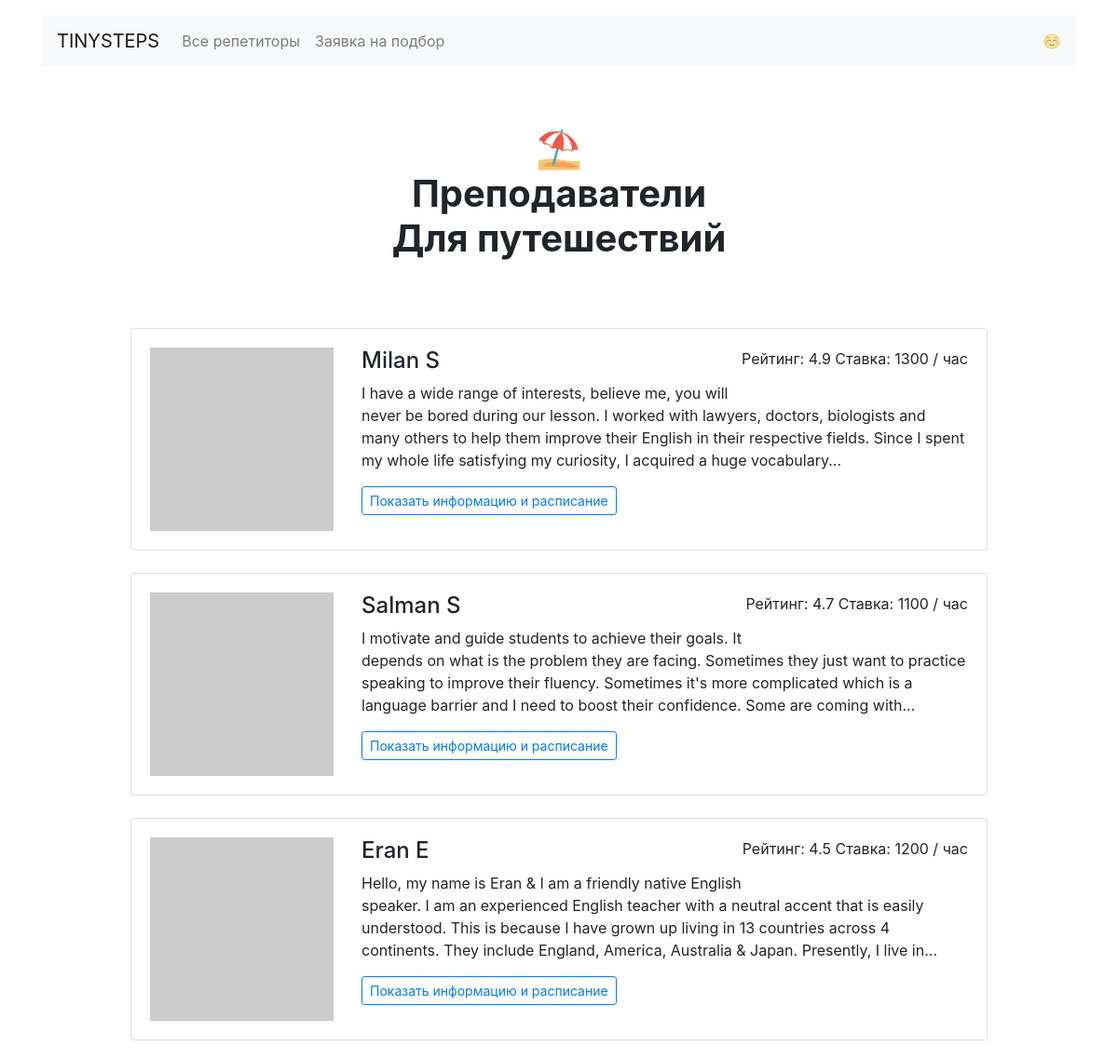
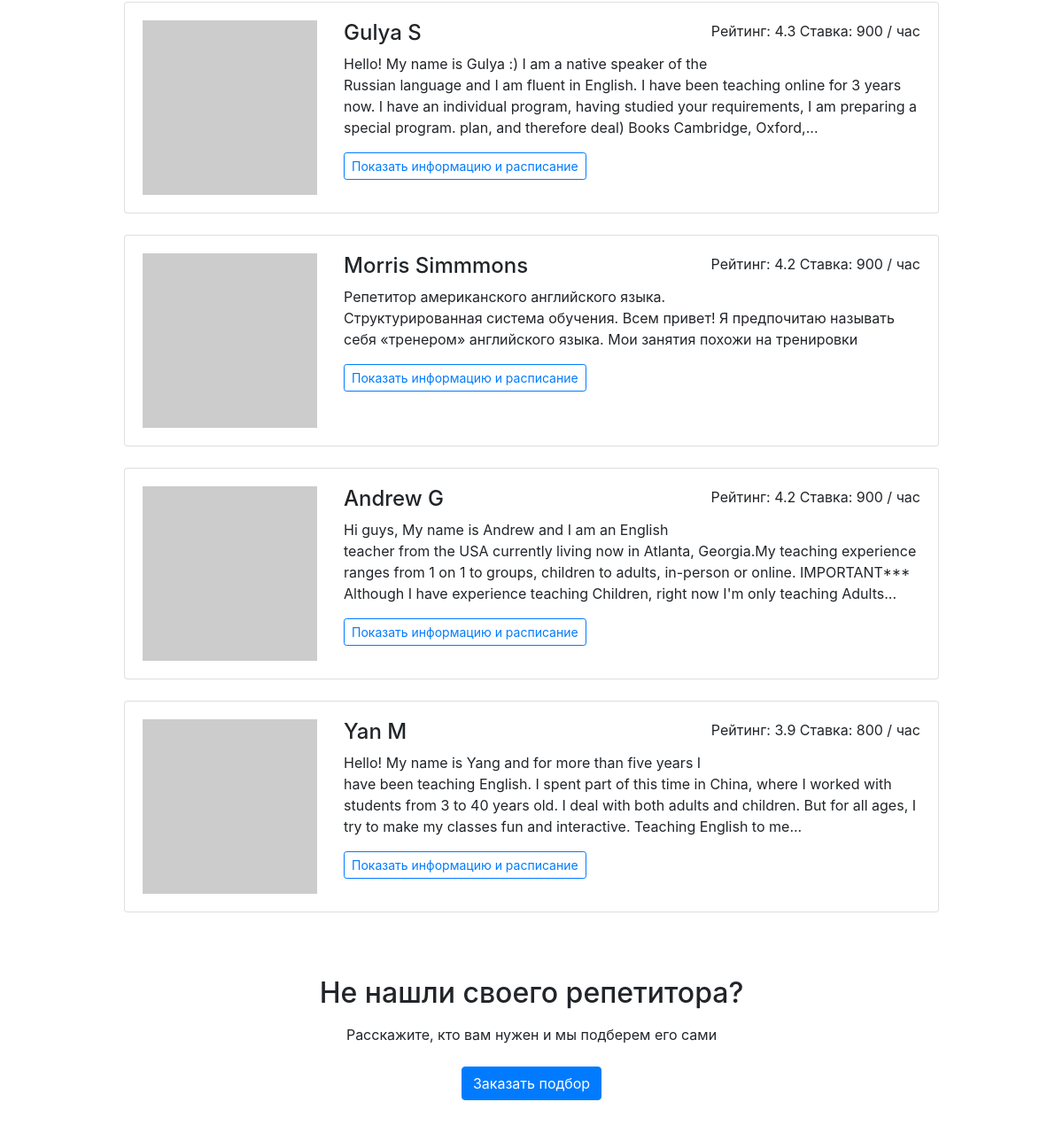
Page /goals/travel/ on the committed database (2 pictures, top to bottom).
### app.py (models this page shows)
class Goal(db.Model):
    __tablename__ = "goals"
    id = db.Column(db.Integer, primary_key=True)
    name_english = db.Column(db.String(50), unique=True, nullable=False)
    name_rus = db.Column(db.String(50), unique=True, nullable=False)
    picture = db.Column(db.String(1), nullable=False)
    teachers = db.relationship(
        "Teacher", secondary=teachers_goals_association, back_populates="goals"
    )
    request = db.relationship(
        "Request", back_populates="goal"
    )

class Teacher(db.Model):
    __tablename__ = "teachers"
    id = db.Column(db.Integer, primary_key=True)
    name = db.Column(db.String(50), unique=True, nullable=False)
    about = db.Column(db.String(), nullable=False)
    rating = db.Column(db.Float, nullable=False)
    picture = db.Column(db.String(), unique=True, nullable=False)
    price = db.Column(db.Integer, nullable=False)
    goals = db.relationship(
        "Goal", secondary=teachers_goals_association, back_populates="teachers"
    )
    free = db.Column(db.String(), nullable=False)
    booking = db.relationship(
        "Booking", back_populates="teacher"
    )

### main.py (the view)
@app.route('/goals/<goal>/')
def render_goal(goal):
    if not db.session.query(Goal).filter(Goal.name_english == goal).all():
        return render_template('str_404.html', error='Неверно указана цель обучения'), 404
    teachers_goal = []
    teachers_all = db.session.query(Teacher).order_by(Teacher.rating.desc()).all()
    goal_tek = db.session.query(Goal).filter(Goal.name_english == goal).scalar()
    for teacher in teachers_all:
        if goal_tek in teacher.goals:
            teachers_goal.append(teacher)
    return render_template('goal.html', teachers=teachers_goal, goal=goals_pict[goal])

### templates/goal.html
{% extends 'base.html' %}
{% block container %}
<main class="container mt-3">
    <h1 class="h1 text-center w-50 mx-auto mt-1 py-5 mb-4"><strong>{{ goal[1] }}<br/>Преподаватели <br> {{ goal[0]
        }}</strong></h1>
    <div class="row">
        <div class="col-12 col-lg-10 offset-lg-1 m-auto">
            {% for teacher in teachers | sort(reverse=true, attribute='rating') %}
            {% include "teachers.html" %}
            {% endfor %}
        </div>
    </div>
    <h2 class="text-center mt-5 mb-3">Не нашли своего репетитора?</h2>
    <p class="text-center mb-4">Расскажите, кто вам нужен и мы подберем его сами</p>
    <div class="text-center pb-5">
        <a href="/request/" class="btn btn-primary">Заказать подбор</a>
    </div>
</main>
{% endblock %}

### templates/teachers.html
<div class="card mb-4">
    <div class="card-body">
        <div class="row">
            <div class="col-3"><img src="{{ teacher.picture }}" class="img-fluid" alt=""></div>
            <div class="col-9">
                <p class="float-right">Рейтинг: {{ teacher.rating }} Ставка: {{ teacher.price }} / час</p>
                <h2 class="h4">{{ teacher.name }}</h2>
                <p>{{ teacher.about | truncate(300) }}</p>
                <a href="/profiles/{{ teacher.id }}/" class="btn btn-outline-primary btn-sm mr-3 mb-2">Показать
                    информацию и расписание</a>
            </div>
        </div>
    </div>
</div>

### rows in the picture
Goal: name_rus "Для путешествий"
Teacher: rating "4.9", price "1300", name "Milan S", about "I have a wide range of interests, believe me, you will never be bored during our lesson. I worked with lawyers, doctors, biologists and many others to help them improve their English in their respective fields. Since I spent my whole life satisfying my curiosity, I acquired a huge vocabulary..."
Teacher: rating "4.7", price "1100", name "Salman S", about "I motivate and guide students to achieve their goals. It depends on what is the problem they are facing. Sometimes they just want to practice speaking to improve their fluency. Sometimes it's more complicated which is a language barrier and I need to boost their confidence. Some are coming with..."
Teacher: rating "4.5", price "1200", name "Eran E", about "Hello, my name is Eran & I am a friendly native English speaker. I am an experienced English teacher with a neutral accent that is easily understood. This is because I have grown up living in 13 countries across 4 continents. They include England, America, Australia & Japan. Presently, I live in..."
Teacher: rating "4.3", price "900", name "Gulya S", about "Hello! My name is Gulya :) I am a native speaker of the Russian language and I am fluent in English. I have been teaching online for 3 years now. I have an individual program, having studied your requirements, I am preparing a special program. plan, and therefore deal) Books Cambridge, Oxford,..."
Teacher: rating "4.2", price "900", name "Morris Simmmons", about "Репетитор американского английского языка. Структурированная система обучения. Всем привет! Я предпочитаю называть себя «тренером» английского языка. Мои занятия похожи на тренировки"
Teacher: rating "4.2", price "900", name "Andrew G", about "Hi guys, My name is Andrew and I am an English teacher from the USA currently living now in Atlanta, Georgia.My teaching experience ranges from 1 on 1 to groups, children to adults, in-person or online. IMPORTANT*** Although I have experience teaching Children, right now I'm only teaching Adults..."
Teacher: rating "3.9", price "800", name "Yan M", about "Hello! My name is Yang and for more than five years I have been teaching English. I spent part of this time in China, where I worked with students from 3 to 40 years old. I deal with both adults and children. But for all ages, I try to make my classes fun and interactive. Teaching English to me..."

### other values in the picture
{{ goal[1] }} "⛱"
